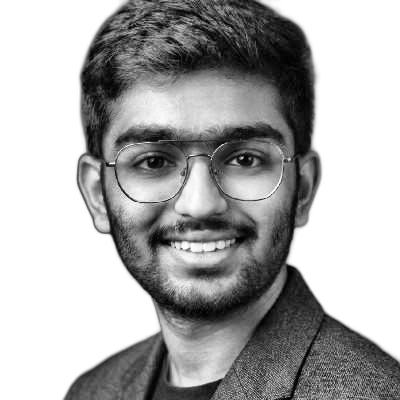
#> input picture source-prepped.png, 400 x 400 px, found by its file name
$ python make_ascii_svg.py
#> lines starting #> are read from the running program, lines starting #| are printed output that depends on the picture
"""
make_ascii_svg.py
-----------------
Portrait pipeline step 2:
  - Converts source-prepped.png into an animated SVG using ASCII art.
  - Each row uses a SMIL <animate> wipe that staggers top-to-bottom for a
    typewriter/reveal effect.

Prerequisites:
    Run prep_photo.py first to produce source-prepped.png.

Output:
    avi-ascii.svg
"""

from PIL import Image

# ASCII brightness ramp (darkest → brightest)
RAMP = " .`:-=+*cs#%@"

# Output dimensions in character cells
W, H = 100, 53


def generate_ascii_svg(
    source: str = "source-prepped.png",
    output: str = "avi-ascii.svg",
) -> None:
#> called with source = 'source-prepped.png', output = 'avi-ascii.svg'
    try:
        img = Image.open(source).resize((W, H), Image.Resampling.LANCZOS)
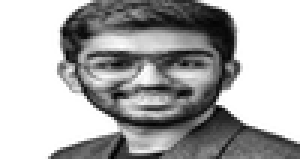
#> img: PIL image 100x53 L (shown 3 times larger); min 0, max 255, mean 170.9
    except FileNotFoundError:
        print(f"Error: {source} not found. Run prep_photo.py first.")
        return

    pixels = img.load()

    svg = [
        f'<svg xmlns="http://www.w3.org/2000/svg" viewBox="0 0 {W * 6} {H * 12}" '
        f'width="{W * 6}" height="{H * 12}">',
        "<style>",
        "  text { font-family: monospace; font-size: 10px; fill: #8b949e; white-space: pre; }",
        "</style>",
    ]

    for y in range(H):
        line_chars = []
        for x in range(W):
            # 255 = white (index 0), 0 = black (index -1)
            val = pixels[x, y]
            idx = int(((255 - val) / 255) * (len(RAMP) - 1))
            line_chars.append(RAMP[idx])

        # Escape XML special characters
        row_str = (
            "".join(line_chars)
            .replace("&", "&amp;")
            .replace("<", "&lt;")
            .replace(">", "&gt;")
        )

        # SMIL Animation: horizontal wipe staggered top-to-bottom
        delay = y * 0.04
        clip_id = f"wipe_{y}"

        svg.extend(
            [
                f'<clipPath id="{clip_id}">',
                f'  <rect x="0" y="{y * 12}" width="0" height="12">',
                f'    <animate attributeName="width" from="0" to="{W * 6}" '
                f'dur="0.8s" begin="{delay}s" fill="freeze" />',
                f"  </rect>",
                f"</clipPath>",
                f'<text x="0" y="{y * 12 + 10}" clip-path="url(#{clip_id})">{row_str}</text>',
            ]
        )
#> after the loop, svg = 322 items

    svg.append("</svg>")

    with open(output, "w") as f:
        f.write("\n".join(svg))
    print(f"Generated {output}")


if __name__ == "__main__":
    generate_ascii_svg()
